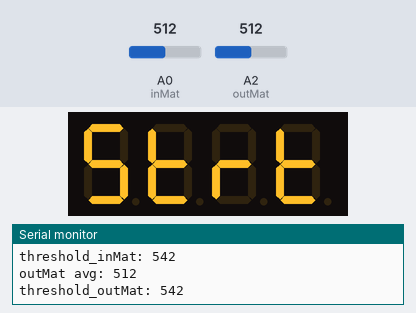
A sketch run on a simulated Arduino Uno, built with avr-gcc and run on an emulated ATmega328P. Shown: 4-digit seven-segment display, the last lines printed to the serial monitor. Inputs (shaded band) come from the test bench; at power-on: A0 (inMat) = 512, A2 (outMat) = 512.

Above: at 3.2 s.
3.3 s: A0 (inMat) set to 716
4.8 s: A0 (inMat) set to 511
At 23.9 s:
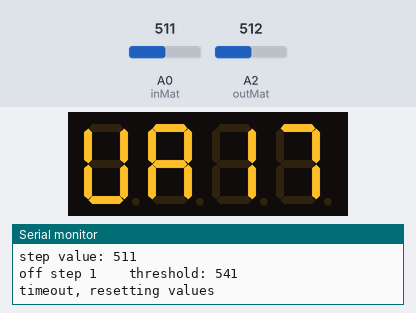
Timing chart, 0 to 24.8 s (numbered marks = the images above; inputs shaded):
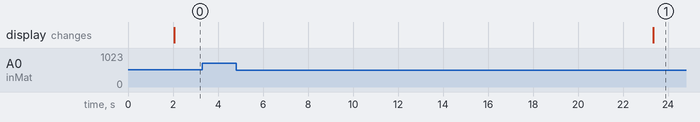

The sketch:

twoStepsPressureSensor.ino
```cpp
#include <Arduino.h>
#include <TM1637Display.h>

#define CLK 2
#define DIO 3

#define inMat A0
#define outMat A2

int processing_delay = 500;
int units_per_person = 30;
int inValue = 0, outValue = 0;
int count = 0;
long start_time, stop_time, jump_check_time;
int threshold_inMat, threshold_outMat;
int inFlag = 0, outFlag = 0;
int steps[2] = {0, 0};
int transition = 0;

const uint8_t SEG_strt[] = {
  SEG_A | SEG_F | SEG_G | SEG_C | SEG_D,   // S
  SEG_E | SEG_F | SEG_G | SEG_D,           // t
  SEG_E | SEG_G,                           //r
  SEG_E | SEG_F | SEG_G | SEG_D           // t
  };

const uint8_t SEG_wait[] = {
  SEG_B | SEG_C | SEG_D | SEG_E | SEG_F,          //w
  SEG_A | SEG_B | SEG_C | SEG_E | SEG_F | SEG_G,  //a
  SEG_B | SEG_C,                                  //i
  SEG_A | SEG_B | SEG_C                           //t
  };

TM1637Display display(CLK, DIO);

void setup() {
  Serial.begin(9600);
  threshold_inMat = calibrate_inMat() + units_per_person;
  Serial.print("threshold_inMat: ");
  Serial.println(threshold_inMat);
  threshold_outMat = calibrate_outMat() + units_per_person;
  Serial.print("threshold_outMat: ");
  Serial.println(threshold_outMat);
  start_time = millis();
  display.setBrightness(7, true);
  display.clear();
  display.setSegments(SEG_strt);
}

void loop() {
  inValue = analogRead(inMat);
  outValue = analogRead(outMat);

  on_step(1, inValue, &threshold_inMat, &inFlag);
  transition_step();
  off_step(1, inValue, &threshold_inMat, &inFlag);

  on_step(2, outValue, &threshold_outMat, &outFlag);
  transition_step();
  off_step(2, outValue, &threshold_outMat, &outFlag);

  stop_time = millis();
  timeout_refresh();
}

int calibrate_inMat(){
  long total = 0;
  for(int i = 0; i < 100 ; i++){
    total += analogRead(inMat);
    delay(10);
  }
  int avg = total/100;
  Serial.print("inMat avg: ");
  Serial.println(avg);
  return avg;
}

int calibrate_outMat(){
  long total = 0;
  for(int i = 0; i< 100 ; i++){
    total += analogRead(outMat);
    delay(10);
  }
  int avg = total/100;
  Serial.print("outMat avg: ");
  Serial.println(avg);
  return avg;
}

void transition_step(){

  int half_in_thresh = threshold_inMat - (units_per_person / 2);
  int half_out_thresh = threshold_outMat - (units_per_person / 2);

  if(inFlag > 0){
    half_in_thresh = threshold_inMat - ((3 * units_per_person) / 2);
//    Serial.print("inside half step checkfrom 1: ");
//    Serial.println(threshold_outMat);
//    Serial.println(outValue);
//    Serial.println(half_out_thresh);
    if(inValue < half_in_thresh && outValue > half_out_thresh && outValue < threshold_outMat){
      //Serial.println("transition from 1 to 2");
      transition = 1;
    }
  }

  if(outFlag > 0){
    half_out_thresh = threshold_outMat - ((3 * units_per_person) / 2);
//    Serial.print("inside half step checkfrom 2: ");
//    Serial.println(threshold_inMat);
//    Serial.println(inValue);
//    Serial.println(half_in_thresh);
    if(outValue < half_out_thresh && inValue > half_in_thresh && inValue < threshold_inMat){
      //Serial.println("transition from 2 to 1");
      transition = 2;
    }
  }
}

void check_for_jumps(int number){

  if(jump_check_time != 0 && (millis() - jump_check_time) <= processing_delay){

    if(number == 1 && transition != 2){

      transition = 2;
      steps[0] = 2;
    }

    if(number == 2 && transition != 1){
      transition = 1;
      steps[0] = 1;
    }
  }
}

void on_step(int number, int step_value, int *threshold, int *flag){
  if(step_value > *threshold){
    check_for_jumps(number);
    //delay(processing_delay);
    *flag += 1;
    *threshold = step_value + units_per_person;
    Serial.print("step value: ");
    Serial.println(step_value);
    Serial.print("at step ");
    Serial.print(number);
    Serial.print("    threshold: ");
    Serial.println(*threshold);
    jump_check_time = 0;
    start_time = millis();
  }
}

void off_step(int number, int step_value, int *threshold, int *flag){
  int temporary_thresh = *threshold - (2 * units_per_person);
  if(step_value < temporary_thresh && *flag > 0){
    *threshold = step_value + units_per_person;
    *flag -= 1;
    Serial.print("step value: ");
    Serial.println(step_value);
    Serial.print("off step ");
    Serial.print(number);
    Serial.print("    threshold: ");
    Serial.println(*threshold);
    process_step(number);
    check_length();
    jump_check_time = millis();
  }
}

void process_step(int number){
  for(int i = 0;i < 2; i++){
    if(number == 1 && steps[0] == 0 && transition == 1){

      steps[0] = number;
      break;
    }
    if(number == 2 && steps[0] == 1 && transition == 1){

      steps[1] = number;
      break;
    }
    if(number == 2 && steps[0] == 0 && transition == 2){

      steps[0] = number;
      break;
    }
    if(number == 1 && steps[0] == 2 && transition == 2){

      steps[1] = number;
      break;
    }
  }
}

void check_length(){
  if(steps[0] == 1 && steps[1] == 2){
    count++;
    transition = 0;
    Serial.print("COUNT: ");
    Serial.println(count);
    display.clear();
    display.showNumberDec(count, false);
    memset(steps, 0, sizeof(steps));

  }
  if(steps[0] == 2 && steps[1] == 1){
    count--;
    transition = 0;
    Serial.print("COUNT: ");
    Serial.println(count);
    display.clear();
    display.showNumberDec(count, false);
    memset(steps, 0, sizeof(steps));

  }
}

void timeout_refresh(){
  if((stop_time - start_time) >= 20000){
    Serial.println("timeout, resetting values");
    display.clear();
    display.setSegments(SEG_wait);
    start_time = millis();
    memset(steps, 0, sizeof(steps));
    inFlag = 0;
    outFlag = 0;
    transition = 0;
    threshold_inMat = calibrate_inMat() + units_per_person;
    Serial.print("threshold_inMat: ");
    Serial.println(threshold_inMat);
    threshold_outMat = calibrate_outMat() + units_per_person;
    Serial.print("threshold_outMat: ");
    Serial.println(threshold_outMat);
  }
}
```
